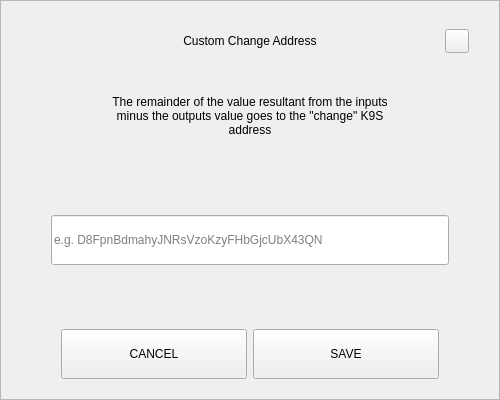
<?xml version="1.0" encoding="UTF-8"?>
<ui version="4.0">
 <class>SendChangeAddressDialog</class>
 <widget class="QDialog" name="SendChangeAddressDialog">
  <property name="geometry">
   <rect>
    <x>0</x>
    <y>0</y>
    <width>500</width>
    <height>400</height>
   </rect>
  </property>
  <property name="windowTitle">
   <string>Dialog</string>
  </property>
  <layout class="QVBoxLayout" name="verticalLayout">
   <property name="spacing">
    <number>0</number>
   </property>
   <property name="leftMargin">
    <number>0</number>
   </property>
   <property name="topMargin">
    <number>0</number>
   </property>
   <property name="rightMargin">
    <number>0</number>
   </property>
   <property name="bottomMargin">
    <number>0</number>
   </property>
   <item>
    <widget class="QFrame" name="frame">
     <property name="styleSheet">
      <string notr="true"/>
     </property>
     <property name="frameShape">
      <enum>QFrame::StyledPanel</enum>
     </property>
     <property name="frameShadow">
      <enum>QFrame::Raised</enum>
     </property>
     <layout class="QVBoxLayout" name="verticalLayout_2" stretch="0,0,0,0,0,0,0">
      <property name="spacing">
       <number>0</number>
      </property>
      <property name="leftMargin">
       <number>30</number>
      </property>
      <property name="topMargin">
       <number>20</number>
      </property>
      <property name="rightMargin">
       <number>30</number>
      </property>
      <property name="bottomMargin">
       <number>20</number>
      </property>
      <item>
       <layout class="QHBoxLayout" name="horizontalLayout_3">
        <property name="spacing">
         <number>0</number>
        </property>
        <item>
         <spacer name="horizontalSpacer_2">
          <property name="orientation">
           <enum>Qt::Horizontal</enum>
          </property>
          <property name="sizeHint" stdset="0">
           <size>
            <width>40</width>
            <height>20</height>
           </size>
          </property>
         </spacer>
        </item>
        <item>
         <widget class="QLabel" name="labelTitle">
          <property name="minimumSize">
           <size>
            <width>0</width>
            <height>40</height>
           </size>
          </property>
          <property name="maximumSize">
           <size>
            <width>16777215</width>
            <height>40</height>
           </size>
          </property>
          <property name="styleSheet">
           <string notr="true">padding-left:24px;</string>
          </property>
          <property name="text">
           <string>Custom Change Address</string>
          </property>
          <property name="alignment">
           <set>Qt::AlignCenter</set>
          </property>
          <property name="margin">
           <number>7</number>
          </property>
         </widget>
        </item>
        <item>
         <spacer name="horizontalSpacer">
          <property name="orientation">
           <enum>Qt::Horizontal</enum>
          </property>
          <property name="sizeHint" stdset="0">
           <size>
            <width>40</width>
            <height>20</height>
           </size>
          </property>
         </spacer>
        </item>
        <item>
         <widget class="QPushButton" name="btnEsc">
          <property name="minimumSize">
           <size>
            <width>24</width>
            <height>24</height>
           </size>
          </property>
          <property name="maximumSize">
           <size>
            <width>24</width>
            <height>24</height>
           </size>
          </property>
          <property name="focusPolicy">
           <enum>Qt::NoFocus</enum>
          </property>
          <property name="text">
           <string/>
          </property>
         </widget>
        </item>
       </layout>
      </item>
      <item>
       <spacer name="verticalSpacer_2">
        <property name="orientation">
         <enum>Qt::Vertical</enum>
        </property>
        <property name="sizeType">
         <enum>QSizePolicy::Fixed</enum>
        </property>
        <property name="sizeHint" stdset="0">
         <size>
          <width>20</width>
          <height>20</height>
         </size>
        </property>
       </spacer>
      </item>
      <item alignment="Qt::AlignHCenter">
       <widget class="QLabel" name="labelMessage">
        <property name="minimumSize">
         <size>
          <width>0</width>
          <height>70</height>
         </size>
        </property>
        <property name="text">
         <string>The remainder of the value resultant from the inputs minus the outputs value goes to the &quot;change&quot; K9S address</string>
        </property>
        <property name="alignment">
         <set>Qt::AlignCenter</set>
        </property>
        <property name="wordWrap">
         <bool>true</bool>
        </property>
       </widget>
      </item>
      <item>
       <spacer name="verticalSpacer_3">
        <property name="orientation">
         <enum>Qt::Vertical</enum>
        </property>
        <property name="sizeHint" stdset="0">
         <size>
          <width>20</width>
          <height>40</height>
         </size>
        </property>
       </spacer>
      </item>
      <item>
       <layout class="QHBoxLayout" name="horizontalLayout_2">
        <property name="spacing">
         <number>0</number>
        </property>
        <property name="leftMargin">
         <number>20</number>
        </property>
        <property name="rightMargin">
         <number>20</number>
        </property>
        <item>
         <widget class="QLineEdit" name="lineEditAddress">
          <property name="minimumSize">
           <size>
            <width>0</width>
            <height>50</height>
           </size>
          </property>
          <property name="placeholderText">
           <string notr="true">e.g. D8FpnBdmahyJNRsVzoKzyFHbGjcUbX43QN</string>
          </property>
         </widget>
        </item>
       </layout>
      </item>
      <item>
       <spacer name="verticalSpacer">
        <property name="orientation">
         <enum>Qt::Vertical</enum>
        </property>
        <property name="sizeHint" stdset="0">
         <size>
          <width>20</width>
          <height>40</height>
         </size>
        </property>
       </spacer>
      </item>
      <item>
       <layout class="QHBoxLayout" name="horizontalLayout" stretch="2,2">
        <property name="spacing">
         <number>6</number>
        </property>
        <property name="leftMargin">
         <number>30</number>
        </property>
        <property name="rightMargin">
         <number>30</number>
        </property>
        <item>
         <widget class="QPushButton" name="btnCancel">
          <property name="minimumSize">
           <size>
            <width>180</width>
            <height>50</height>
           </size>
          </property>
          <property name="focusPolicy">
           <enum>Qt::NoFocus</enum>
          </property>
          <property name="text">
           <string>CANCEL</string>
          </property>
         </widget>
        </item>
        <item>
         <widget class="QPushButton" name="btnSave">
          <property name="minimumSize">
           <size>
            <width>180</width>
            <height>50</height>
           </size>
          </property>
          <property name="focusPolicy">
           <enum>Qt::NoFocus</enum>
          </property>
          <property name="text">
           <string>SAVE</string>
          </property>
         </widget>
        </item>
       </layout>
      </item>
     </layout>
    </widget>
   </item>
  </layout>
 </widget>
 <resources/>
 <connections/>
</ui>
